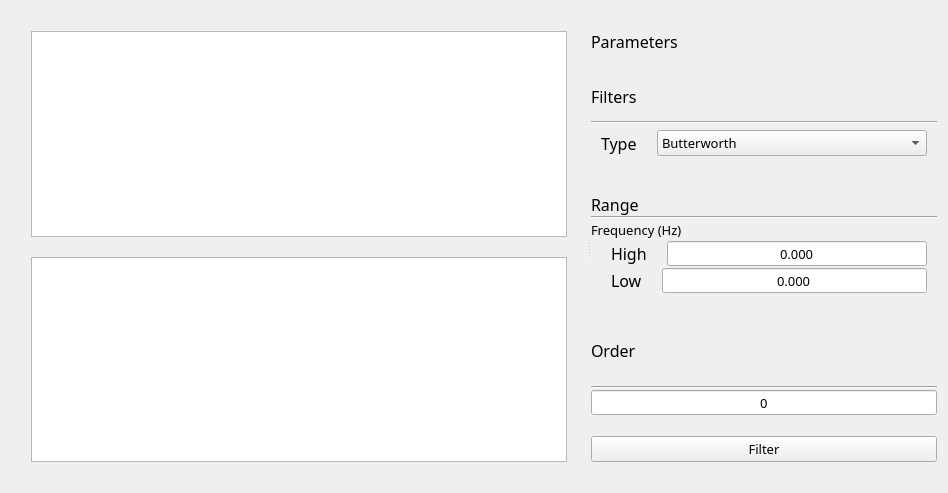
<?xml version="1.0" encoding="UTF-8"?>
<ui version="4.0">
    <class>Filter</class>
    <widget class="QWidget" name="Filter">
        <property name="geometry">
            <rect>
                <x>0</x>
                <y>0</y>
                <width>948</width>
                <height>493</height>
            </rect>
        </property>
        <property name="font">
            <font>
                <family>aakar</family>
                <pointsize>10</pointsize>
            </font>
        </property>
        <property name="windowTitle">
            <string>Form</string>
        </property>

        <layout class="QHBoxLayout" name="horizontalLayout_3">
            <item>
                <widget class="QSplitter" name="splitter">
                    <property name="orientation">
                        <enum>Qt::Horizontal</enum>
                    </property>

                    <widget class="QWidget" name="gridLayoutWidget_2">
                        <layout class="QGridLayout" name="gridLayout_graphics">
                            <property name="leftMargin"><number>20</number></property>
                            <property name="topMargin"><number>20</number></property>
                            <property name="rightMargin"><number>20</number></property>
                            <property name="bottomMargin"><number>20</number></property>
                            <property name="spacing"><number>20</number></property>

                            <item row="0" column="0"><widget class="QGraphicsView" name="filteredSignal"/></item>
                            <item row="1" column="0"><widget class="QGraphicsView" name="filteredTrial"/></item>
                        </layout>
                    </widget>

                    <widget class="QWidget" name="verticalLayoutWidget">
                        <layout class="QVBoxLayout" name="verticalLayout_parameters">
                            <property name="spacing"><number>20</number></property>
                            <property name="topMargin"><number>20</number></property>
                            <property name="bottomMargin"><number>20</number></property>

                            <item>
                                <widget class="QLabel" name="label_parameters">
                                    <property name="maximumSize">
                                        <size><width>16777215</width><height>20</height></size>
                                    </property>
                                    <property name="font">
                                        <font><family>aakar</family><pointsize>12</pointsize></font>
                                    </property>
                                    <property name="text"><string>Parameters</string></property>
                                </widget>
                            </item>

                            <item>
                                <layout class="QVBoxLayout" name="verticalLayout_filters_param">
                                    <property name="spacing"><number>20</number></property>

                                    <item>
                                        <layout class="QVBoxLayout" name="verticalLayout_filter">
                                            <property name="spacing"><number>0</number></property>

                                            <item>
                                                <widget class="QLabel" name="label_filters">
                                                    <property name="font">
                                                        <font><family>aakar</family><pointsize>12</pointsize></font>
                                                    </property>
                                                    <property name="text"><string>Filters</string></property>
                                                </widget>
                                            </item>

                                            <item>
                                                <widget class="Line" name="line_filters">
                                                    <property name="orientation"><enum>Qt::Horizontal</enum></property>
                                                </widget>
                                            </item>

                                            <item>
                                                <layout class="QFormLayout" name="formLayout_type">
                                                    <property name="horizontalSpacing"><number>20</number></property>
                                                    <property name="verticalSpacing"><number>6</number></property>
                                                    <property name="leftMargin"><number>10</number></property>
                                                    <property name="topMargin"><number>6</number></property>
                                                    <property name="rightMargin"><number>10</number></property>

                                                    <item row="0" column="0">
                                                        <widget class="QLabel" name="label_type">
                                                            <property name="font">
                                                                <font><family>aakar</family><pointsize>12</pointsize></font>
                                                            </property>
                                                            <property name="text"><string>Type</string></property>
                                                        </widget>
                                                    </item>

                                                    <item row="0" column="1">
                                                        <widget class="QComboBox" name="type_select">
                                                            <item><property name="text"><string>Butterworth</string></property></item>
                                                            <item><property name="text"><string>Chebyshev</string></property></item>
                                                            <item><property name="text"><string>Bessel</string></property></item>
                                                            <item><property name="text"><string>Elliptic</string></property></item>
                                                        </widget>
                                                    </item>
                                                </layout>
                                            </item>
                                        </layout>
                                    </item>

                                    <item>
                                        <layout class="QVBoxLayout" name="verticalLayout_range">
                                            <property name="spacing"><number>0</number></property>

                                            <item>
                                                <widget class="QLabel" name="label_range">
                                                    <property name="font">
                                                        <font><family>aakar</family><pointsize>12</pointsize></font>
                                                    </property>
                                                    <property name="text"><string>Range</string></property>
                                                </widget>
                                            </item>

                                            <item>
                                                <widget class="Line" name="line_range">
                                                    <property name="orientation"><enum>Qt::Horizontal</enum></property>
                                                </widget>
                                            </item>

                                            <item>
                                                <widget class="QLabel" name="label_frequency">
                                                    <property name="font">
                                                        <font><family>aakar</family><pointsize>10</pointsize></font>
                                                    </property>
                                                    <property name="text"><string>Frequency (Hz)</string></property>
                                                </widget>
                                            </item>

                                            <!-- High Frequency -->
                                            <item>
                                                <layout class="QFormLayout" name="formLayout_high">
                                                    <property name="labelAlignment">
                                                        <set>Qt::AlignLeading|Qt::AlignLeft|Qt::AlignVCenter</set>
                                                    </property>
                                                    <property name="formAlignment">
                                                        <set>Qt::AlignRight|Qt::AlignTrailing|Qt::AlignVCenter</set>
                                                    </property>
                                                    <property name="horizontalSpacing"><number>20</number></property>
                                                    <property name="verticalSpacing"><number>0</number></property>
                                                    <property name="leftMargin"><number>20</number></property>
                                                    <property name="rightMargin"><number>10</number></property>
                                                    <property name="bottomMargin"><number>0</number></property>

                                                    <item row="0" column="0">
                                                        <widget class="QLabel" name="label_high">
                                                            <property name="font">
                                                                <font><family>aakar</family><pointsize>12</pointsize></font>
                                                            </property>
                                                            <property name="text"><string>High</string></property>
                                                        </widget>
                                                    </item>

                                                    <item row="0" column="1">
                                                        <widget class="QDoubleSpinBox" name="doubleSpinBox_high">
                                                            <property name="alignment"><set>Qt::AlignCenter</set></property>
                                                            <property name="buttonSymbols">
                                                                <enum>QAbstractSpinBox::NoButtons</enum>
                                                            </property>
                                                            <property name="minimum"><double>-999999.000000</double></property>
                                                            <property name="maximum"><double>999999.000000</double></property>
                                                            <property name="decimals"><number>3</number></property>
                                                        </widget>
                                                    </item>
                                                </layout>
                                            </item>

                                            <!-- Low Frequency -->
                                            <item>
                                                <layout class="QFormLayout" name="formLayout_low">
                                                    <property name="labelAlignment">
                                                        <set>Qt::AlignLeading|Qt::AlignLeft|Qt::AlignVCenter</set>
                                                    </property>
                                                    <property name="formAlignment">
                                                        <set>Qt::AlignRight|Qt::AlignTrailing|Qt::AlignVCenter</set>
                                                    </property>
                                                    <property name="horizontalSpacing"><number>20</number></property>
                                                    <property name="verticalSpacing"><number>0</number></property>
                                                    <property name="leftMargin"><number>20</number></property>
                                                    <property name="rightMargin"><number>10</number></property>
                                                    <property name="bottomMargin"><number>0</number></property>

                                                    <item row="0" column="0">
                                                        <widget class="QLabel" name="label_low">
                                                            <property name="font">
                                                                <font><family>aakar</family><pointsize>12</pointsize></font>
                                                            </property>
                                                            <property name="text"><string>Low</string></property>
                                                        </widget>
                                                    </item>

                                                    <item row="0" column="1">
                                                        <widget class="QDoubleSpinBox" name="doubleSpinBox_low">
                                                            <property name="alignment"><set>Qt::AlignCenter</set></property>
                                                            <property name="buttonSymbols">
                                                                <enum>QAbstractSpinBox::NoButtons</enum>
                                                            </property>
                                                            <property name="minimum"><double>-999999.000000</double></property>
                                                            <property name="maximum"><double>999999.000000</double></property>
                                                            <property name="decimals"><number>3</number></property>
                                                        </widget>
                                                    </item>
                                                </layout>
                                            </item>
                                        </layout>
                                    </item>

                                    <item>
                                        <layout class="QVBoxLayout" name="verticalLayout_order">
                                            <property name="spacing"><number>0</number></property>

                                            <item>
                                                <widget class="QLabel" name="label_order">
                                                    <property name="font">
                                                        <font><family>aakar</family><pointsize>12</pointsize></font>
                                                    </property>
                                                    <property name="text"><string>Order</string></property>
                                                </widget>
                                            </item>

                                            <item>
                                                <widget class="Line" name="line_order">
                                                    <property name="orientation"><enum>Qt::Horizontal</enum></property>
                                                </widget>
                                            </item>

                                            <item>
                                                <widget class="QSpinBox" name="spinBox_order">
                                                    <property name="alignment"><set>Qt::AlignCenter</set></property>
                                                    <property name="buttonSymbols">
                                                        <enum>QAbstractSpinBox::NoButtons</enum>
                                                    </property>
                                                </widget>
                                            </item>
                                        </layout>
                                    </item>

                                    <item>
                                        <widget class="QPushButton" name="pushButton_filter">
                                            <property name="text"><string>Filter</string></property>
                                        </widget>
                                    </item>
                                </layout>
                            </item>
                        </layout>
                    </widget>
                </widget>
            </item>
        </layout>
    </widget>

    <resources/>
    <connections/>
</ui>
